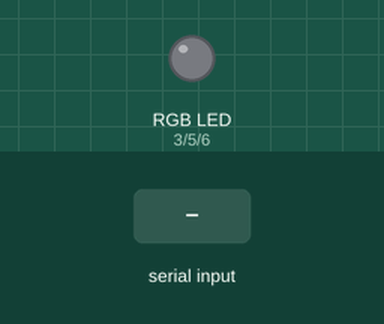
Simulated run of this sketch. Board: Arduino Uno, built with avr-gcc and run on an emulated ATmega328P. Shown: an RGB LED mixed from three pins (HIGH = lit). The inputs (shaded band) are chosen by the test bench. Dim RGB values are drawn brighter than linear.

Above: at 1.2 s.
1.3 s: "90,45,200\n" received over Serial
At 1.9 s:
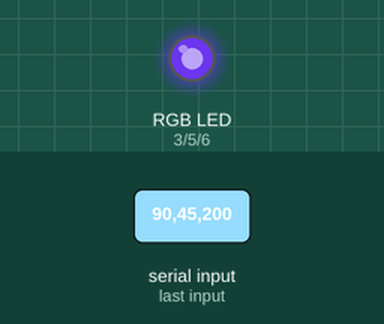
2.8 s: "30,150,10\n" received over Serial
At 4.0 s:
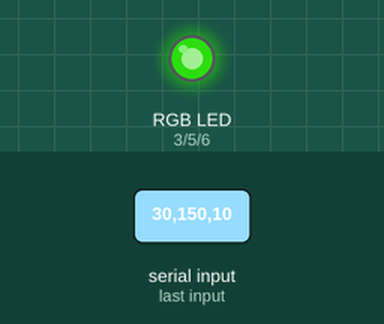
4.3 s: "1,90,45\n" received over Serial
At 5.3 s:
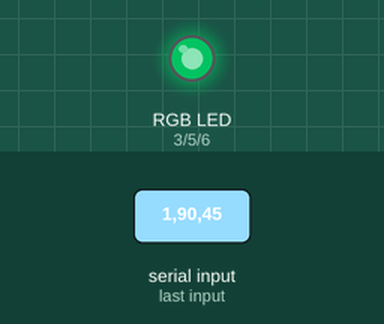
Timing chart, 0 to 7.3 s (numbered marks = the images above; inputs shaded):
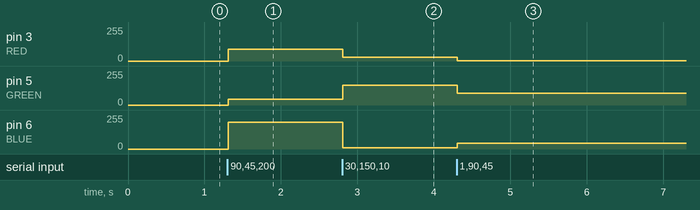

The sketch:

sketch_sep27__________.ino
```cpp
#define RED   3                      // 11 контакт для красного вывода RGB-светодиода
#define GREEN 5                      // 10 контакт для зеленого вывода RGB-светодиода
#define BLUE  6                      // 9 контакт для синего вывода RGB-светодиода
int rval = 0;                         // переменная для хранения значений для красного вывода RGB-светодиода
int gval = 0;                         // переменная для хранения значений для зеленого вывода RGB-светодиода
int bval = 0;                         // переменная для хранения значений для синего вывода RGB-светодиода
void setup()
{
  Serial.begin(9600);                 // Инициализация последовательного соединения на скорости 9600 бод
  pinMode(RED, OUTPUT);               // Устанавливаем контакт RED(т.е 11 контакт) как выход
  pinMode(GREEN, OUTPUT);             // Устанавливаем контакт GREEN(т.е 10 контакт) как выход
  pinMode(BLUE, OUTPUT);              // Устанавливаем контакт BLUE(т.е 9 контакт) как выход
}
void loop()
{
  // Выполняем цикл, пока в буфере есть данные
  while (Serial.available() > 0)
  {
    rval = Serial.parseInt();        // первое допустимое целое число
    gval = Serial.parseInt();        // второе допустимое целое число
    bval = Serial.parseInt();        // третье допустимое целое число
    if (Serial.read() == '\n')       // передача окончена
      {
      // устанавливаем яркость светодиода
      analogWrite(RED, rval);
      analogWrite(GREEN, gval);
      analogWrite(BLUE, bval);
      }
    }
}
```

Measured:
- after the input at 1.3 s, pin 3 (RED): 0/255 → 90/255 at once; pin 5 (GREEN): 0/255 → 45/255 at once; pin 6 (BLUE): 0/255 → 200/255 at once
- after the input at 2.8 s, pin 3 (RED): 90/255 → 30/255 at once; pin 5 (GREEN): 45/255 → 150/255 at once; pin 6 (BLUE): 200/255 → 10/255 at once
- after the input at 4.3 s, pin 3 (RED): 30/255 → 1/255 at once; pin 5 (GREEN): 150/255 → 90/255 at once; pin 6 (BLUE): 10/255 → 45/255 at once
